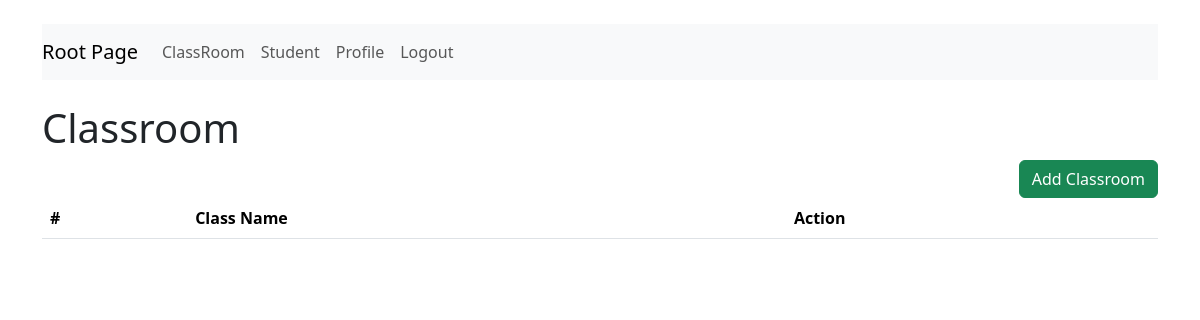
The app's page /crud/classroom/ (signed in), older data.
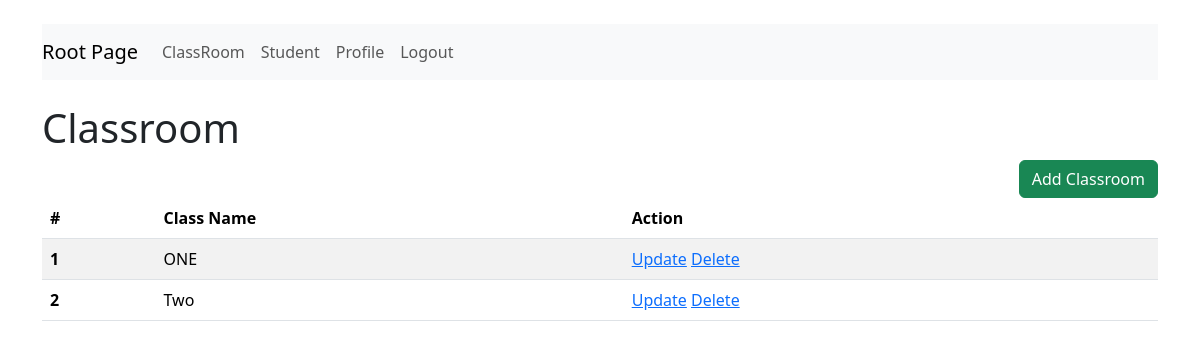
The same page, newer data.
### crud/models.py (models this page shows)
class ClassRoom(models.Model):
        name = models.CharField(max_length=10)

### crud/views.py (the view)
# urls.py: path("classroom/", ClassRoomView.as_view(), name="classbased_classroom"),
@login_required
def classroom(request):
    classrooms = ClassRoom.objects.all()
    return render(request, template_name="crud/classroom.html", context={"classrooms": classrooms})

### crud/templates/crud/classroom.html
{% extends 'crud/base.html' %}
{% block content %}
    {% include 'crud/nav.html' %}
    <br>
    <h1>Classroom</h1>
    <a href="{% url 'add_classroom' %}" class="btn btn-success" style="float: right;">Add Classroom</a>
    <table class="table table-striped">
        <thead>
        <tr>
            <th scope="col">#</th>
            <th scope="col">Class Name</th>
            <th scope="col">Action</th>
        </tr>
        </thead>
        <tbody>
        {% for classroom in classrooms %}
        <tr>
            <th scope="row">{{ forloop.counter }}</th>
            <td>{{ classroom.name }}</td>
            <td>
                <a href="{% url 'update_classroom' classroom.id %}">Update</a>
                <a href="{% url 'delete_classroom' classroom.id %}">Delete</a>
            </td>
        </tr>
        {% endfor %}
        </tbody>
    </table>
{% endblock %}

Row changes from the older to the newer data that the page shows:
added ClassRoom: name "ONE"
added ClassRoom: name "Two"
